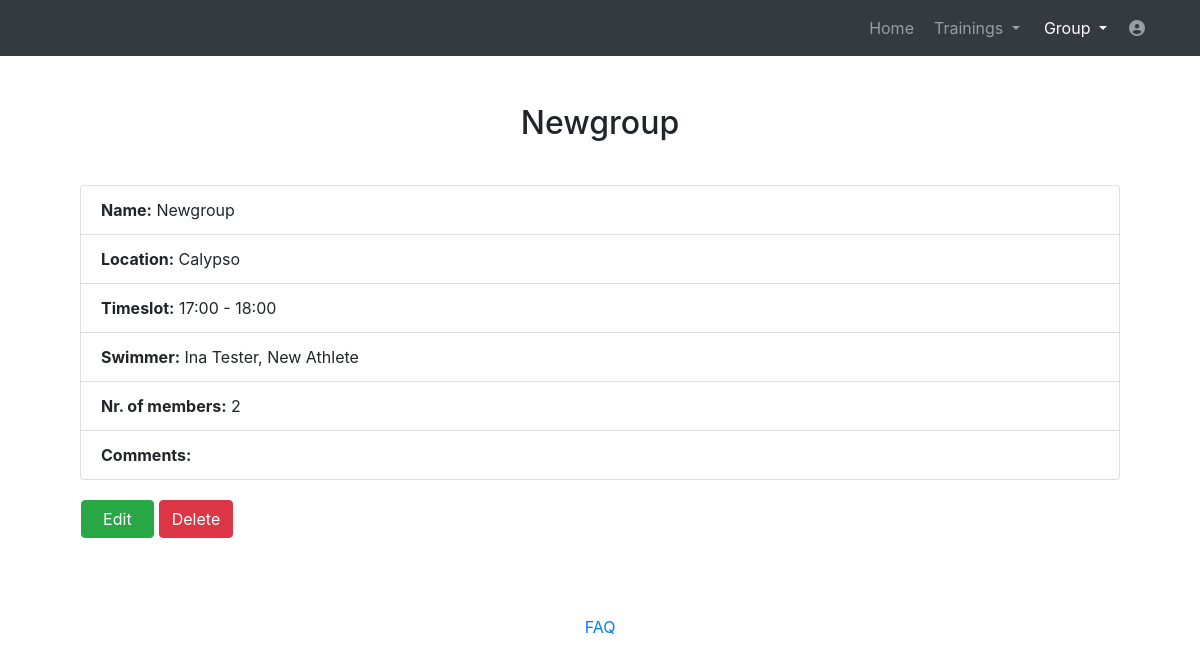
Page /website/showgroup/1 (signed in) on the committed database.
### website/models.py (models this page shows)
class Group(models.Model):
    name = models.CharField(max_length=30)
    num = models.IntegerField(default=0)
    starttime = models.CharField(max_length=25, default='')
    endtime = models.CharField(max_length=25, default='')
    comments = models.CharField(max_length=828, null=True)
    place = models.CharField(max_length=255, null=True)
    user = models.ForeignKey(User, on_delete=models.CASCADE)

### website/views_loggedin.py (the view)
# urls.py: path('showgroup/<int:group_id>', views_loggedin.showgroup, name='showgroup'),
@login_required
def showgroup(request, group_id):
    array = []
    if Group.objects.filter(pk=group_id).exists():
        group = Group.objects.get(pk=group_id)
        if group.user == request.user:
            if RelationsSwimGroup.objects.filter(group=group, user=request.user).exists():
                relationgroup = RelationsSwimGroup.objects.filter(group=group, user=request.user)
                number =  RelationsSwimGroup.objects.filter(group=group, user=request.user).count()
                for g in relationgroup:
                    bla = (g.swimmer.first_name, g.swimmer.last_name)
                    blanew = " ".join(bla)
                    array.append(blanew)
            else:
                number= 0
            return render(request, 'showgroup.html', context={'group': group, 'group_id': group_id, 'array': array, 'number': number})
        else:
            messages.info(request, 'Access denied. You are not the owner of this group!', extra_tags='alert')
            return HttpResponseRedirect(reverse('group'))
    else:
        messages.info(request, 'The group with the id ' + str(group_id) + ' does not exist.', extra_tags='alert')
        return HttpResponseRedirect(reverse('group'))

### templates/showgroup.html (shortened to what this page needs)
<!DOCTYPE html>
<html lang="en">
<head>
  {% load static %}
  <link href="{% static 'vendor/bootstrap/css/bootstrap.min.css' %}" rel="stylesheet">
  <link media="screen" href="{% static 'css/plan.css' %}" rel="stylesheet">
  <link media="print" href="{% static 'css/print.css' %}" rel="stylesheet">
  <link href="{% static 'vendor/fontawesome-free/css/all.min.css' %}" rel="stylesheet" type="text/css">
  <link href="//netdna.bootstrapcdn.com/font-awesome/3.2.1/css/font-awesome.css" rel="stylesheet">
</head>
<body>
  <nav class="navbar navbar-expand-lg navbar-dark bg-dark static-top">
    <div class="container">
      <div class="collapse navbar-collapse" id="navbarResponsive">
        <ul class="navbar-nav ml-auto">
          <li class="nav-item ">
            <a class="nav-link" href="../home">Home</a>
          </li>
		  <li class="nav-item dropdown no-arrow mx-1">
			<a class="nav-link dropdown-toggle" href="#" id="messagesDropdown" role="button" data-toggle="dropdown" aria-haspopup="true" aria-expanded="false">
					Trainings
			</a>
		  </li>
          <li class="nav-item dropdown no-arrow mx-1 active">
			<a class="nav-link dropdown-toggle" href="#" id="messagesDropdown" role="button" data-toggle="dropdown" aria-haspopup="true" aria-expanded="false">
					Group
			</a>
		  </li>
		   <li class="nav-item dropdown no-arrow">
			<a class="nav-link " href="#" id="userDropdown" role="button" data-toggle="dropdown" aria-haspopup="true" aria-expanded="false">
			  <i class="fas fa-user-circle fa-fw"></i>
			</a>
		  </li>
        </ul>
      </div>
    </div>
  </nav>
  <div class="container">
    <div class="row">
      <div class="col-lg-12 text-center">
          <h2 class="mt-5">{{group.name}}</h2>
      </div>
    </div>
    <div class="tab-content" style="padding:15px;">
        <div class="tab-pane active" id="profile">
            <div>
                <div class="card-body">
                        <ul class="list-group" style="margin:0px">
                            <li class="list-group-item"><b>Name:</b> {{group.name}}
                            </li>
                            <li class="list-group-item"><b>Location:</b> {{group.place}}
                            </li>
                            <li class="list-group-item"><b>Timeslot:</b> {{group.starttime}} - {{group.endtime}}
                            </li>
                            <li class="list-group-item"><b>Swimmer:</b> {{ array|join:", " }}
                            </li>
                            <li class="list-group-item"><b>Nr. of members:</b> {{number}}
                            </li>
                             <li class="list-group-item"><b>Comments:</b> {{group.comments}}
                            </li>
                        </ul>
                </div>
                <div style="margin-bottom: 2.0%">
                <a  href="{% url 'altergroup' group_id=group.pk %}" id="edit" name="edit" class="btn btn-success" style=" margin-left: 1.9%;padding-left: 2.0%;padding-right: 2.0%;">Edit</a>
                <a href="" class="btn btn-danger" data-toggle="modal" style="color: white;" data-toggle="modal" data-target="#deleteModal" >Delete</a>
            </div>
        </div>
    </div>
  </div>
  </div>
  <br>
    <footer class="page-footer font-small blue">
      <div class="footer-copyright text-center py-3">
        <a href="../help"> FAQ</a>
      </div>
    </footer>
</body>
</html>

### static/css/print.css (style rules this page uses)
body { margin:0; padding:0; line-height: 1.4em; word-spacing:1px; letter-spacing:0.2px; color: #000; }
a:link, a:visited { background: transparent; color:#333; text-decoration:none; }
.btn, .btn-danger, .deletehide, .table-add, .footer-copyright, img { display:none; }

### rows in the picture
Group: name "Newgroup", place "Calypso", starttime "17:00", endtime "18:00"

### other values in the picture
{{ array|join:", " }} "Ina Tester, New Athlete"
{{ number }} "2"
